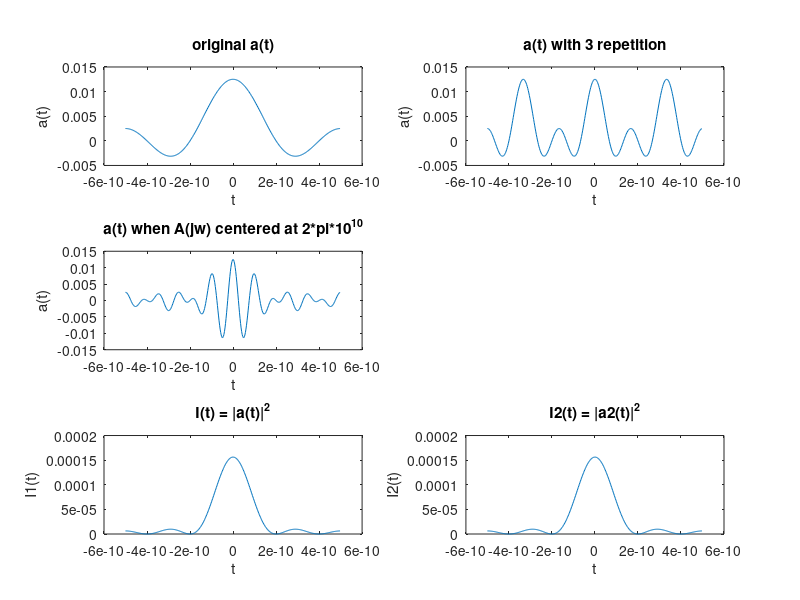

Write MATLAB code to recreate this figure.
clc;    clear;

Fs = 1;        % sampling of frequency signal
delta_w = 2 * pi * 10^9;    % spacing of each impulse
wc = 2 * pi * 10^10;
freq = (-200 : 1/Fs : 200 - 1/Fs) .* delta_w;   % define range of freq comb
dt = Fs / length(freq);     % sampling of time signal
t = (-Fs/2 : dt : Fs/2 - dt) .* 2 .* pi ./ (delta_w); % define range of time signal

% define A(jw)
A = (freq == (-2)*delta_w | freq == (-1)*delta_w | freq == 0 | freq == delta_w | freq == 2*delta_w);

% expanding A(jw) in frequency domain to compress a(t) in time domain
% define Ar(jw) as three times wider by A(jw) 
Ar = (freq == (-6)*delta_w | freq == (-3)*delta_w | freq == 0 | freq == 3*delta_w | freq == 6*delta_w);

% A(jw) centered at wc = 2 * pi * 10^10
% using circshift to shift the original A(jw) to center at wc
A2 = circshift(A, wc/delta_w);

% plotting
% original a(t)
a = ifftshift(ifft(ifftshift(A)));
subplot(3, 2, 1);
plot(t, a);
title('original a(t)');
xlabel('t');
ylabel('a(t)');

% a(t) with 3 repetition(three times narrower)
ar = ifftshift(ifft(ifftshift(Ar)));
subplot(3, 2, 2);
plot(t, ar);
title('a(t) with 3 repetition')
xlabel('t');
ylabel('a(t)');

% a(t) when A(jw) centered at 2 * pi * 10^10
a2 = ifftshift(ifft(ifftshift(A2)));
subplot(3, 2, 3);
plot(t, a2);
title('a(t) when A(jw) centered at 2*pi*10^{10}');
xlabel('t');
ylabel('a(t)');

% plotting both a(t)and a2(t)intensities
% by observing both graphs, we can determine that they are exactly the same
I = abs(a).^2;
I2 = abs(a2).^2;
subplot(3, 2, 5);
plot(t, I);
title('I(t) = |a(t)|^2');
xlabel('t');
ylabel('I1(t)');
subplot(3, 2, 6);
plot(t, I2);
title('I2(t) = |a2(t)|^2');
xlabel('t');
ylabel('I2(t)');